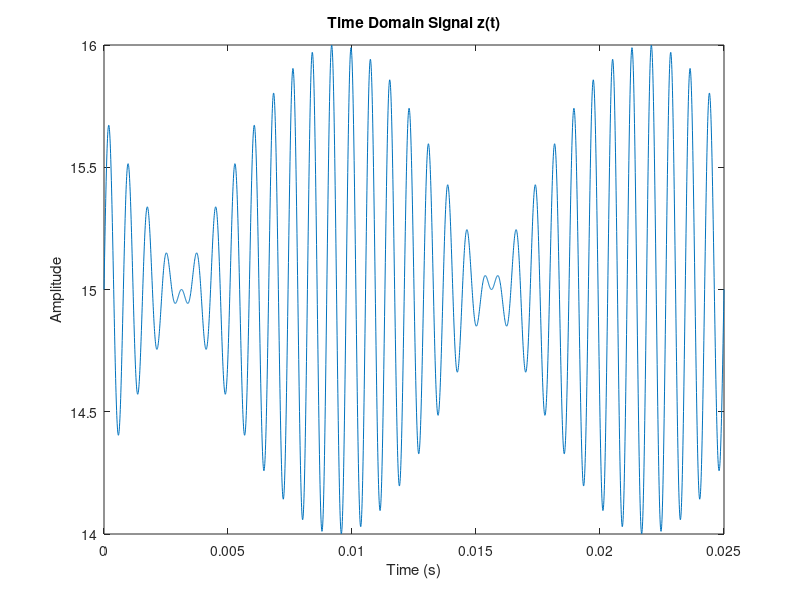
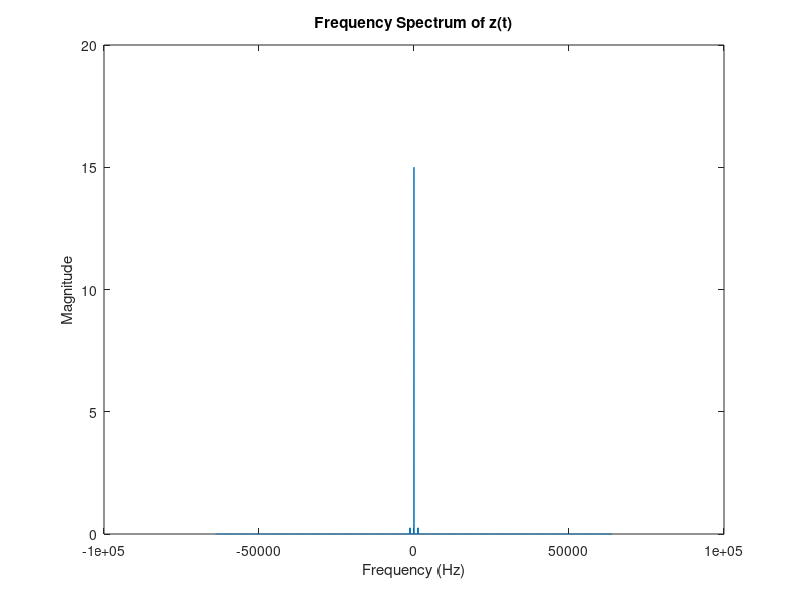

Source code (MATLAB) for these figures, in order:
clc;
clear all;
close all;

% Parameters
t = 0:0.02/2560:2/80;
x = cos(80*pi*t + 0.25*pi);
y = sin(2560*pi*t);
z = x .* y + 15;

% Plot time domain signal
figure;
plot(t, z);
title('Time Domain Signal z(t)');
xlabel('Time (s)');
ylabel('Amplitude');

% Frequency analysis
n = length(z); % Number of samples
fs = 1 / (t(2) - t(1)); % Sampling frequency
f = (-n/2:n/2-1)*(fs/n); % Frequency range

Z = fft(z); % Compute the FFT
Z_shifted = fftshift(Z); % Shift zero frequency component to center of spectrum

% Plot frequency spectrum
figure;
plot(f, abs(Z_shifted)/n);
title('Frequency Spectrum of z(t)');
xlabel('Frequency (Hz)');
ylabel('Magnitude');
